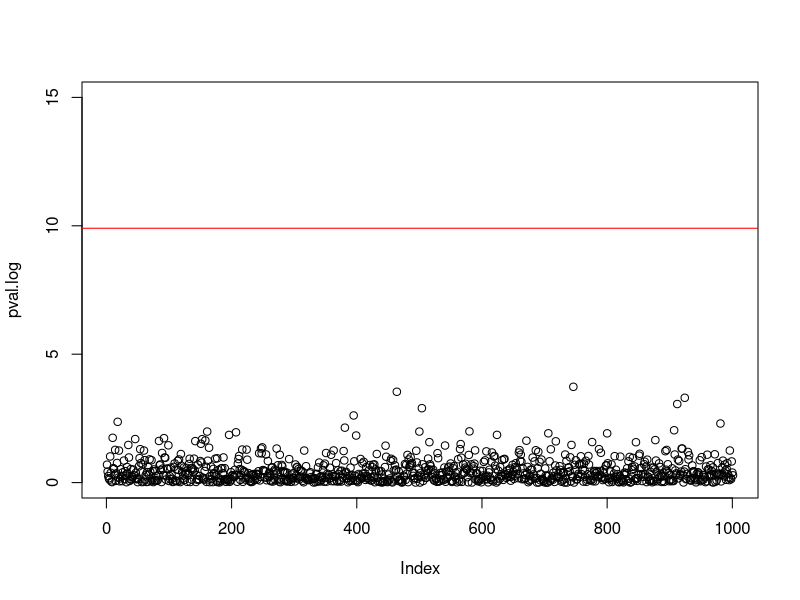

The R source for this figure:
#Generate some data----
x1 = 1:2000
x2 = matrix(rnorm(length(x1) * 1000), nrow = length(x1), ncol = 1000)
x3 = seq(0,2,length.out = length(x1))

#One Significant
x1001 = x3*0.0002 + rnorm(length(x3),0,0.01)
x1and1 = cbind(x2, x1001)

#Extract p-values from univariate approach function----
linearmod = function(x.indep){
  mod1 = lm(x3 ~ x.indep)
  summa = summary(mod1)
  return(summa$coefficients[2,4])
}

#Bonferroni correction----
pvalues = apply(x1and1,2,linearmod)

pval.log = -log(pvalues)/log(10)
plot(pval.log,ylim = c(0,15))

bonferroni.cutoff = 0.05/ncol(x2)
plot.bonf = -log(bonferroni.cutoff)

abline(h=plot.bonf, col = 'red')

#Hochberg----
#bonferoni etcx.

read.csv
